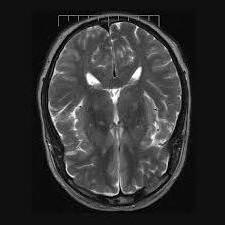
#> input picture no/no10.jpg, 225 x 225 px, found by its file name; its folder holds only this picture in this run
$ python adaptive_mean_thresholding.py   (older library calls are emulated)
#> lines starting #> are read from the running program, lines starting #| are printed output that depends on the picture; after the words box and inside, x2 and y2 are one past the last pixel; in counts of white or black regions, pixels touching at a corner belong together

import os
import cv2
import numpy as np
from sklearn.cluster import KMeans
from skimage.feature import graycomatrix, graycoprops
from skimage.measure import shannon_entropy
from scipy.stats import kurtosis, skew
from skimage.filters.rank import entropy
from skimage.morphology import disk
from sklearn.impute import SimpleImputer
from sklearn.model_selection import train_test_split
from sklearn.svm import SVC
from sklearn.metrics import accuracy_score, classification_report
import pywt
import joblib

def resize_and_convert_to_gray(image_path):
    image = cv2.imread(image_path)
#> image is the input picture: shape (225, 225, 3); min 0, max 255, mean 48.3
    resized_image = cv2.resize(image, (512, 512))
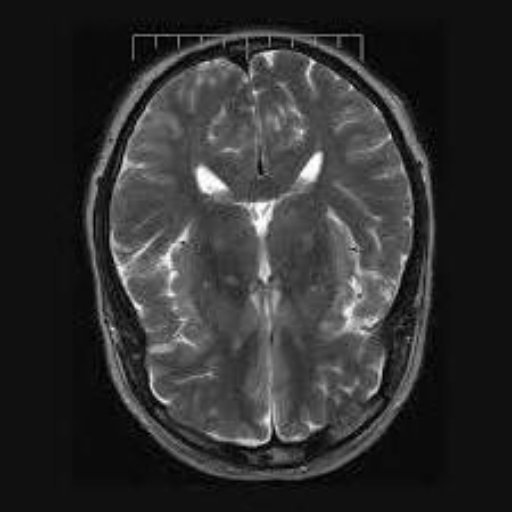
#> resized_image: shape (512, 512, 3); min 0, max 255, mean 48.2
    grayscale_image = cv2.cvtColor(resized_image, cv2.COLOR_BGR2GRAY)
    # Apply histogram equalization
    equalized_image = cv2.equalizeHist(grayscale_image)
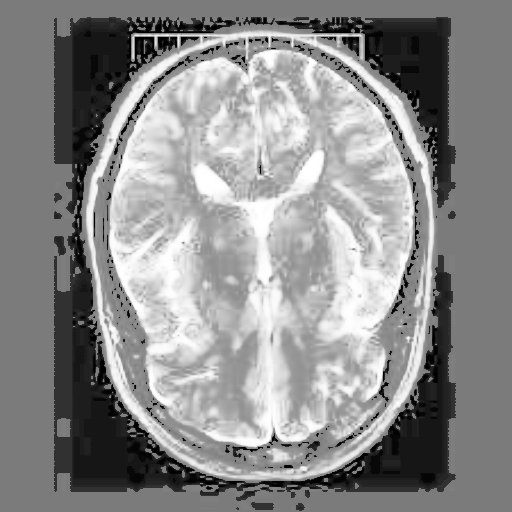
#> equalized_image: shape (512, 512); min 0, max 255, mean 139.5
    return equalized_image

def adaptive_mean_thresholding(image):
    thresholded_image = cv2.adaptiveThreshold(image, 255, cv2.ADAPTIVE_THRESH_MEAN_C,
                                              cv2.THRESH_BINARY, blockSize=11, C=2)
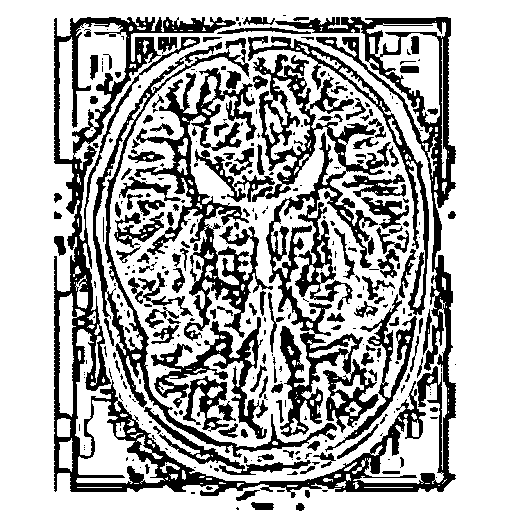
#> thresholded_image: shape (512, 512); 68.8% white; 348 black regions (206 under 20 px), largest, box (x1, y1, x2, y2) and area: (54, 17, 456, 498) 27299, (252, 54, 391, 437) 14389, (134, 68, 273, 341) 8109
    return thresholded_image

def kmeans_segmentation(image, num_clusters):
    flattened_image = image.flatten().reshape(-1, 1)
    kmeans = KMeans(n_clusters=num_clusters, n_init=10)
    kmeans.fit(flattened_image)
    cluster_labels = kmeans.labels_.reshape(image.shape)
    return cluster_labels

def segment_clusters(image, cluster_labels):
    segmented_image = np.zeros_like(image)
    segmented_image[cluster_labels == 0] = 0
    segmented_image[cluster_labels == 1] = 255
    return segmented_image

def extract_features(image):
    coeffs = pywt.dwt2(image, 'haar')
    cA, (cH, cV, cD) = coeffs
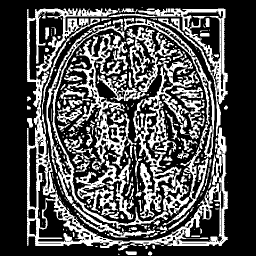
#> cA: shape (256, 256) float64; min 0, max 510, mean 159.2; drawn with min black and max white
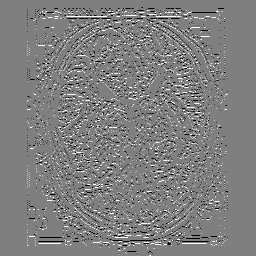
#> cH: shape (256, 256) float64; min -255, max 255, mean 0; drawn with min black and max white
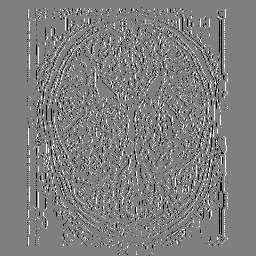
#> cV: shape (256, 256) float64; min -255, max 255, mean -0.3; drawn with min black and max white
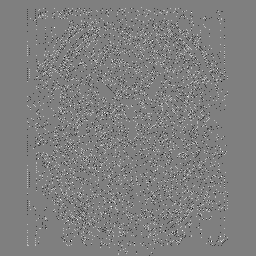
#> cD: shape (256, 256) float64; min -255, max 255, mean 0; drawn with min black and max white
    glcm = graycomatrix(image, distances=[5], angles=[0], levels=256, symmetric=True, normed=True)
    idm = np.sum(glcm / (1 + (np.arange(256) - np.arange(256)) ** 2))
#> idm = 256
    contrast = graycoprops(glcm, 'contrast')[0, 0]
#> contrast = 22776.7
    correlation = graycoprops(glcm, 'correlation')[0, 0]
#> correlation = 0.189
    energy = graycoprops(glcm, 'energy')[0, 0]
#> energy = 0.584
    mean = np.mean(image)
#> mean = 79.59
    entropy_value = shannon_entropy(image)
#> entropy_value = 0.896
    kurtosis_value = kurtosis(image.flatten())
#> kurtosis_value = -1.34
    skewness_value = skew(image.flatten())
#> skewness_value = 0.811
    coarseness = entropy(image, disk(5)).mean()
#> coarseness = 0.616
    directional_moment = np.sum(glcm**2)
#> directional_moment = 0.341
    return [contrast, correlation, energy, mean, entropy_value, kurtosis_value,
            skewness_value, coarseness, directional_moment, idm]

input_folders = {'no': '/content/drive/My Drive/Detection/no',
                 'yes': '/content/drive/My Drive/Detection/Yes'}

all_features = []
all_labels = []

for label, folder_path in input_folders.items():
    for filename in os.listdir(folder_path):
        if filename.lower().endswith((".jpg", ".png")):
            image_path = os.path.join(folder_path, filename)
            grayscale_image = resize_and_convert_to_gray(image_path)
            thresholded_image = adaptive_mean_thresholding(grayscale_image)
            cluster_labels = kmeans_segmentation(thresholded_image, 2)
            segmented_image = segment_clusters(thresholded_image, cluster_labels)
            features = extract_features(segmented_image)
#> features = [22776.7, 0.189, 0.584, 79.59, 0.896, -1.34, 0.811, 0.616, 0.341, 256]
#> (the run stopped early here; a loop or call above may not have finished)
